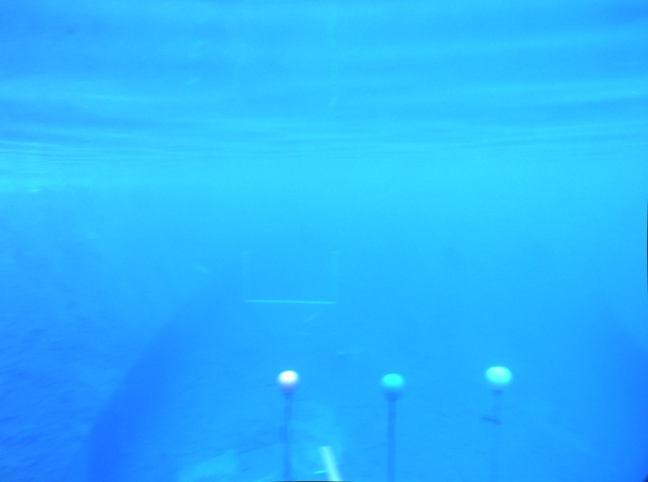
#> input picture annotator/test_image.jpg, 1296 x 964 px (shown at 1/2 size)
$ python conv_filter.py annotator/test_image.jpg   (Python 2 division)   (older library calls are emulated)
#> lines starting #> are read from the running program, lines starting #| are printed output that depends on the picture; after the words box and inside, x2 and y2 are one past the last pixel; in counts of white or black regions, pixels touching at a corner belong together
#!/bin/python2.7
import numpy as np
import cv2

import sys,os

def create_kernel(size,in_rad,out_val,in_val,gaussian=False):
        if size%2 == 0:
		raise ValueError('Invalid kernel size')
        if gaussian:
            return get_gaussian(size,size,0.01)

	mid = size/2+1
	ker = np.full((size,size),out_val,dtype=np.float)
	#ker[mid-in_rad-1:mid+in_rad,mid-in_rad-1:mid+in_rad].fill(in_val)
	return ker

def conv(ker,img):
        return cv2.filter2D(img,-1,ker)

def get_gaussian(x,y,std_dev):
    x_orig = x/2.0
    y_orig = y/2.0

    d = np.zeros((x,y))
    for i in xrange(x):
        xcoord = i - x_orig
        for j in xrange(y):
            ycoord = j - y_orig


            d[i,j] = 1/(np.pi*2*std_dev**2) * np.exp((xcoord**2+ycoord**2)/(50000*std_dev**2))
            if d[i,j] < 0.005:
                d[i,j] = -d[i,j]
    print d
    return d
def peak_find(image):
        max_pix = 0
        for i in image:
            for b in i:
                if max_pix < b:
                    max_pix = b
        print max_pix
        y = 0
        x = 0
        for i in image:
            y += 1
            for b in i:
                x+=1

                if b == max_pix:
                    break
            else:
                x = 0
                continue
            break
        return (x,y)


def buoy_filter():
    	img = cv2.imread(sys.argv[1])
#> img is the input picture: shape (964, 1296, 3); mean B, G, R 254.4, 180.8, 43.4
    	ker = create_kernel(101,50,6,6)
        print ker
    	img = np.float32(img)/255
    	out_r = conv(ker,img[:,:,2])
#> in conv, `return cv2.filter2D(img,-1,ker)`:
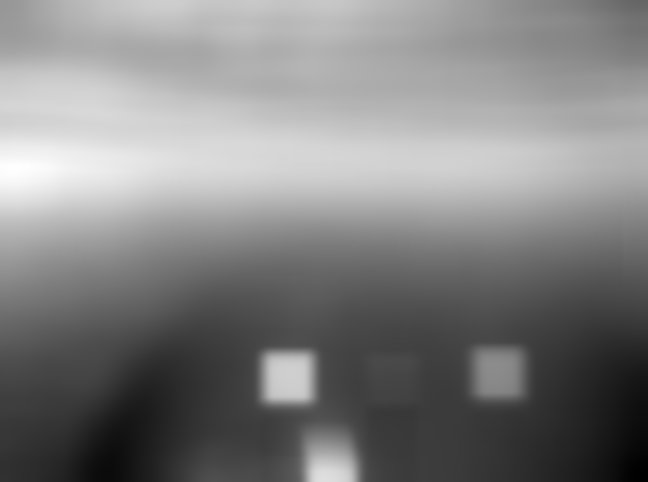
#> returned value: shape (964, 1296) float32 (shown at 1/2 size); min 6245, max 14517.8, mean 10429.7; drawn with min black and max white
#> ker: shape (101, 101) float64; every value is 6
    	out_b = conv(ker,img[:,:,0])
#> in conv (call 2), `return cv2.filter2D(img,-1,ker)`:
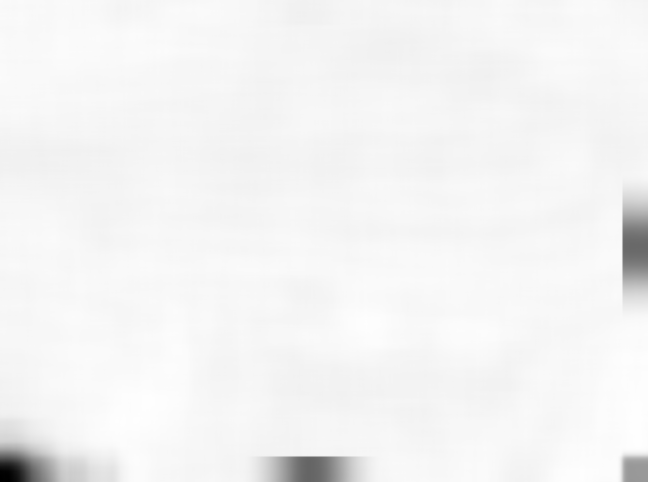
#> returned value: shape (964, 1296) float32 (shown at 1/2 size); min 59754, max 61118.1, mean 61059.5; drawn with min black and max white
    	out_g = conv(ker,img[:,:,1])
#> in conv (call 3), `return cv2.filter2D(img,-1,ker)`:
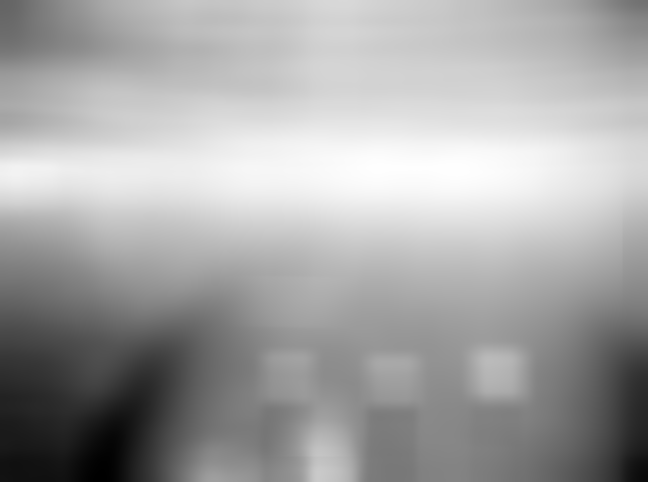
#> returned value: shape (964, 1296) float32 (shown at 1/2 size); min 28619.7, max 51487, mean 43406.5; drawn with min black and max white
    	out = cv2.merge((out_b,out_g,out_r))
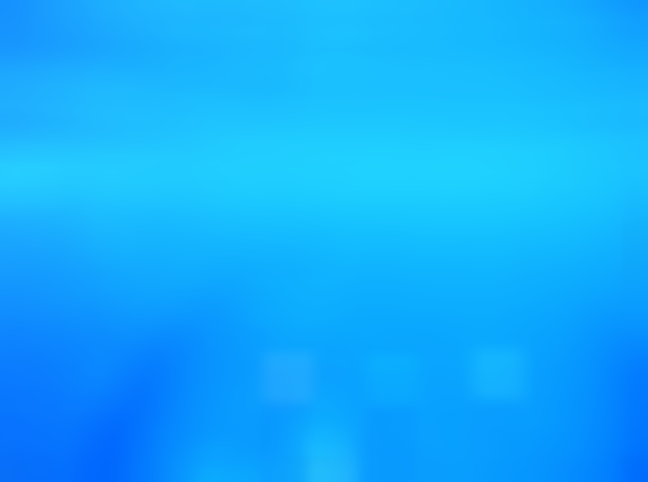
#> out: shape (964, 1296, 3) float32 (shown at 1/2 size); mean B, G, R 60966.9, 43417.4, 10427.7; drawn with min black and max white
    	out_m = np.hstack([img,out])
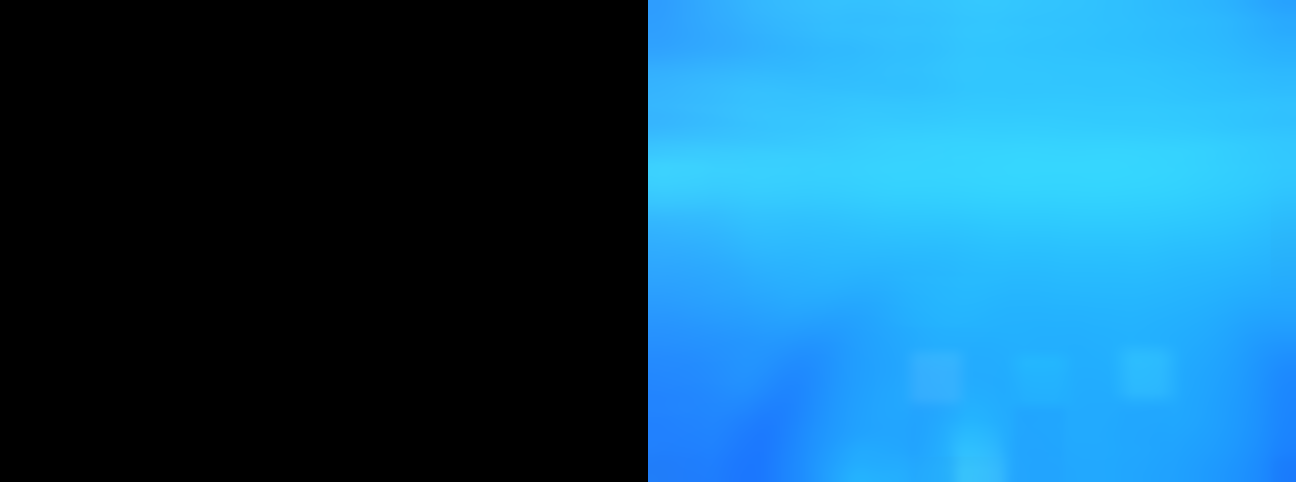
#> out_m: shape (964, 2592, 3) float32 (shown at 1/2 size); mean B, G, R 30483.5, 21708.7, 5213.9; drawn with min black and max white
        cv2.imwrite('features.jpg',np.uint8(out*255)[:,:,2])
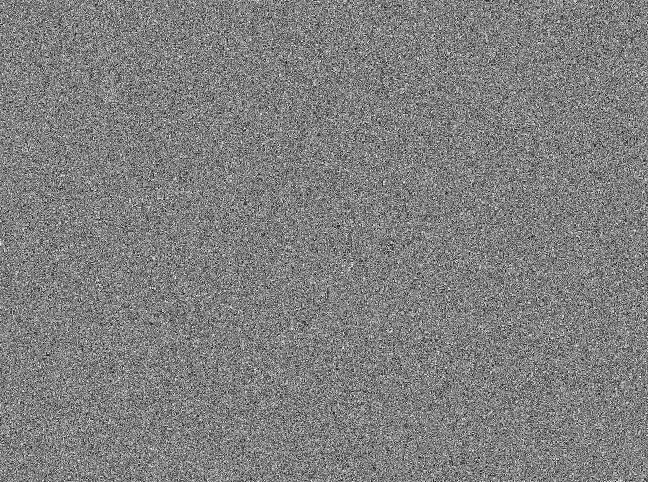
#> saved as features.jpg: shape (964, 1296) (shown at 1/2 size); min 0, max 254, mean 127.2
        img = np.uint8(img*255)

        loc = peak_find(out[:,:,2])
#> after the loop in peak_find, `for i in image:`: max_pix = 14517.8
#| 14517.835
#> after the loop in peak_find, `for i in image:`: y = 335
#> loc = (31, 335)
        print loc
#| (31, 335)
        cv2.circle(img,loc,5,(128,0,255),thickness = -1)
#> img: shape (964, 1296, 3); 0.01% of pixels changed, all inside (x1, y1, x2, y2) = (26, 330, 37, 341)
        cv2.imwrite('BuoyLoc.jpg',img)
if __name__ == '__main__':
	buoy_filter()
